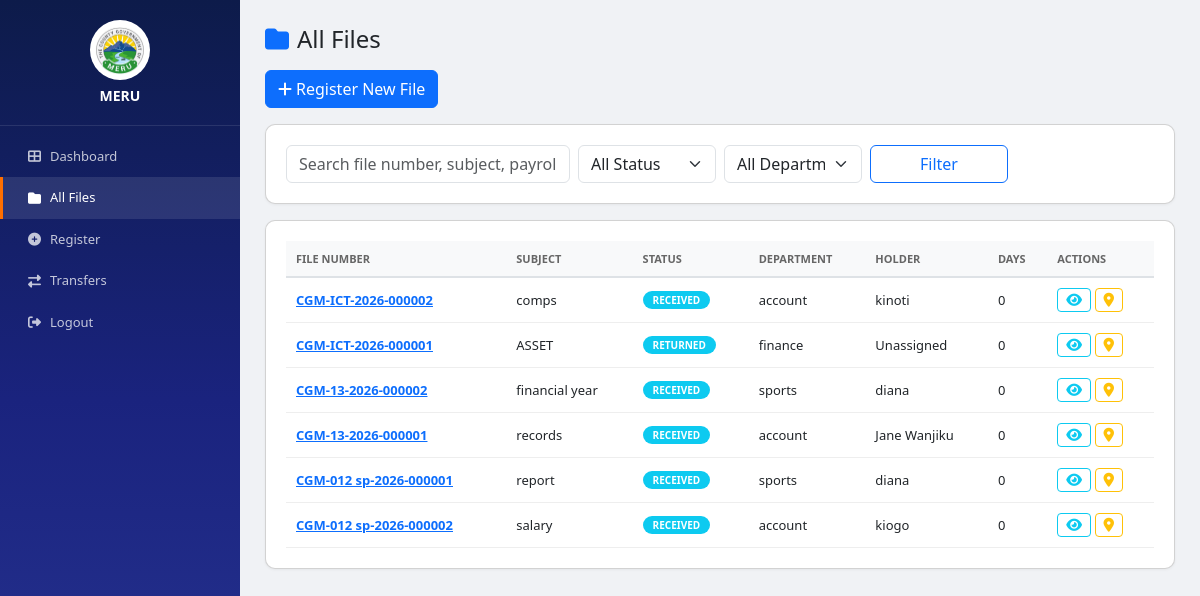
Screenshot of /files/ (signed in) with the database file from the repository.
### apps/registry/models.py (models this page shows, shortened)
class File(models.Model):
    PRIORITY = [('LOW','Low'),('MEDIUM','Medium'),('HIGH','High'),('URGENT','Urgent')]
    STATUS = [('REGISTERED','Registered'),('RECEIVED','Received'),('UNDER_REVIEW','Under Review'),('PENDING_APPROVAL','Pending Approval'),('APPROVED','Approved'),('RETURNED','Returned'),('TRANSFERRED','Transferred'),('COMPLETED','Completed'),('ARCHIVED','Archived')]
    file_number = models.CharField(max_length=30, unique=True, db_index=True)
    subject = models.CharField(max_length=500)
    description = models.TextField(blank=True, null=True)
    category = models.ForeignKey(FileCategory, on_delete=models.SET_NULL, null=True, blank=True)
    department = models.ForeignKey(Department, on_delete=models.CASCADE, related_name='files_owned')
    current_department = models.ForeignKey(Department, on_delete=models.CASCADE, related_name='files_current')
    current_holder = models.ForeignKey(Employee, on_delete=models.SET_NULL, null=True, blank=True, related_name='files_held')
    priority = models.CharField(max_length=10, choices=PRIORITY, default='MEDIUM')
    status = models.CharField(max_length=20, choices=STATUS, default='REGISTERED')
    created_by = models.ForeignKey(Employee, on_delete=models.CASCADE, related_name='files_created')
    date_received = models.DateTimeField(default=timezone.now)
    days_held = models.IntegerField(default=0)
    expected_return_date = models.DateTimeField(null=True, blank=True)
    hold_duration_days = models.IntegerField(default=7)
    is_archived = models.BooleanField(default=False)
    created_at = models.DateTimeField(auto_now_add=True)
    updated_at = models.DateTimeField(auto_now=True)
    class Meta: db_table = 'files'; ordering = ['-created_at']

### apps/accounts/models.py (models this page shows, shortened)
class Department(models.Model):
    code = models.CharField(max_length=10, unique=True)
    name = models.CharField(max_length=100)
    active = models.BooleanField(default=True)
    created_at = models.DateTimeField(auto_now_add=True)
    class Meta: db_table = 'departments'; verbose_name_plural = 'Departments'

class Employee(models.Model):
    payroll = models.CharField(max_length=20, unique=True)
    name = models.CharField(max_length=100)
    designation = models.CharField(max_length=100, blank=True, null=True)
    department = models.ForeignKey(Department, on_delete=models.CASCADE)
    email = models.EmailField(unique=True)
    phone = models.CharField(max_length=20, blank=True, null=True)
    active = models.BooleanField(default=True)
    created_at = models.DateTimeField(auto_now_add=True)
    class Meta: db_table = 'employees'

### crfts/urls.py (the view)
# urls.py: path('files/', file_list, name='files'),
@login_required(login_url='/login/')
def file_list(request):
    q = request.GET.get('q', '').strip()
    status_filter = request.GET.get('status', '')
    dept_filter = request.GET.get('dept', '')
    page = request.GET.get('page', 1)
    if is_admin_user(request.user):
        files = File.objects.filter(is_archived=False)
    else:
        emp = get_emp(request.user)
        files = File.objects.filter(is_archived=False).filter(Q(current_holder=emp) | Q(current_department=emp.department)).distinct()
    files = files.select_related('current_department','current_holder','category')
    if q: files = files.filter(Q(file_number__icontains=q) | Q(subject__icontains=q) | Q(current_holder__payroll__icontains=q) | Q(current_holder__name__icontains=q))
    if status_filter: files = files.filter(status=status_filter)
    if dept_filter: files = files.filter(current_department_id=dept_filter)
    files = files.order_by('-created_at')
    paginator = Paginator(files, 20)
    page_obj = paginator.get_page(page)
    return render(request, 'registry/file_list.html', {
        'files': page_obj, 'q': q, 'status_filter': status_filter,
        'dept_filter': dept_filter, 'departments': Department.objects.filter(active=True),
        'user': request.user, 'notif_count': get_notif_count(request.user)
    })

### crfts/urls.py (called while the page is built)
def get_notif_count(user):
    return Notification.objects.filter(user=user, is_read=False).count()

def is_admin_user(user):
    if not user.is_authenticated: return False
    if user.is_superuser: return True
    if hasattr(user, 'role') and user.role and user.role.code == 'ADMIN': return True
    return False

### templates/registry/file_list.html (shortened to what this page needs)
﻿<!DOCTYPE html><html lang='en'><head><meta charset='UTF-8'><meta name='viewport' content='width=device-width,initial-scale=1'><title>Files - MERU</title>
<link href='https://cdn.jsdelivr.net/npm/bootstrap@5.3.0/dist/css/bootstrap.min.css' rel='stylesheet'>
<link href='https://cdnjs.cloudflare.com/ajax/libs/font-awesome/6.4.0/css/all.min.css' rel='stylesheet'>
</head>
<body><aside class='sidebar'><div class='logo'><img src='/static/images/logo.png' alt='County Logo' style='width:60px;height:60px;border-radius:50%;margin-bottom:8px;background:white;padding:5px' onerror="this.style.display='none'"><h5>MERU</h5></div><nav>
<a href='/'><i class='fas fa-th-large'></i> <span>Dashboard</span></a>
<a href='/files/' class='active'><i class='fas fa-folder'></i> <span>All Files</span></a>
<a href='/register/'><i class='fas fa-plus-circle'></i> <span>Register</span></a>
<a href='/transfers/'><i class='fas fa-exchange-alt'></i> <span>Transfers</span></a>
<a href='/logout/'><i class='fas fa-sign-out-alt'></i> <span>Logout</span></a></nav></aside>
<main class='main'><h4 class='mb-3'><i class='fas fa-folder text-primary me-2'></i>All Files</h4>
<a href='/register/' class='btn btn-primary mb-3'><i class='fas fa-plus me-1'></i>Register New File</a>
<div class='card mb-3'><form class='row g-2'><div class='col-md-4'><input name='q' value='{{ q }}' class='form-control' placeholder='Search file number, subject, payroll...'></div><div class='col-md-2'><select name='status' class='form-select'><option value=''>All Status</option></select></div><div class='col-md-2'><select name='dept' class='form-select'><option value=''>All Departments</option></select></div><div class='col-md-2'><button class='btn btn-outline-primary w-100'>Filter</button></div></form></div>
<div class='card'><table><thead><tr><th>File Number</th><th>Subject</th><th>Status</th><th>Department</th><th>Holder</th><th>Days</th><th>Actions</th></tr></thead><tbody>
{% for f in files %}<tr>
<td><a href='/file/{{ f.id }}/' class='fw-bold text-primary'>{{ f.file_number }}</a></td>
<td>{{ f.subject|truncatechars:60 }}</td>
<td><span class='badge bg-info'>{{ f.status }}</span></td>
<td>{{ f.current_department.name }}</td>
<td>{{ f.current_holder.name|default:'Unassigned' }}</td>
<td>{{ f.days_held }}</td>
<td>
<a href='/file/{{ f.id }}/' class='btn btn-sm btn-outline-info' title='View'><i class='fas fa-eye'></i></a>
<a href='/file/{{ f.id }}/tracking/' class='btn btn-sm btn-outline-warning' title='Track'><i class='fas fa-map-marker-alt'></i></a>
</td>
</tr>
{% empty %}<tr><td colspan='7' class='text-center py-4 text-muted'><i class='fas fa-folder-open me-2'></i>No files found. <a href='/register/'>Register one</a></td></tr>{% endfor %}</tbody></table></div></main></body></html>

### templates/registry/file_list.html (style rules this page uses)
:root { --primary:#1a237e;--sidebar:240px }
* { margin:0;padding:0;box-sizing:border-box }
body { font-family:'Segoe UI',Arial;background:#f0f2f5;display:flex }
.sidebar { width:var(--sidebar);background:linear-gradient(180deg,#0d1b4a,#1a237e,#283593);color:#fff;position:fixed;left:0;top:0;bottom:0;z-index:1000 }
.sidebar .logo { padding:20px;text-align:center;border-bottom:1px solid rgba(255,255,255,.1) }
.sidebar .logo h5 { font-size:14px;font-weight:700;margin:0 }
.sidebar nav { padding:10px 0 }
.sidebar nav a { display:flex;align-items:center;color:rgba(255,255,255,.75);padding:11px 25px;text-decoration:none;font-size:13px;border-left:3px solid transparent }
.sidebar nav a:hover,.sidebar nav a.active { color:#fff;background:rgba(255,255,255,.1);border-left-color:#ff6f00 }
.sidebar nav a i { width:22px }
.main { margin-left:var(--sidebar);flex:1;padding:25px }
.card { background:#fff;border-radius:10px;padding:20px;box-shadow:0 1px 3px rgba(0,0,0,.05);margin-bottom:20px }
table { width:100%;border-collapse:collapse }
th { background:#f8f9fa;padding:10px;font-size:11px;text-transform:uppercase;text-align:left;border-bottom:2px solid #dee2e6;color:#666 }
td { padding:10px;font-size:13px;border-bottom:1px solid #eee }
.badge { padding:4px 10px;border-radius:15px;font-size:10px }

### rows the page displays
File: file_number "CGM-ICT-2026-000002", subject "comps", status "RECEIVED", current_department.name "account", current_holder.name "kinoti", days_held "0"
File: file_number "CGM-ICT-2026-000001", subject "ASSET", status "RETURNED", current_department.name "finance", current_holder.name "Unassigned", days_held "0"
File: file_number "CGM-13-2026-000002", subject "financial year", status "RECEIVED", current_department.name "sports", current_holder.name "diana", days_held "0"
File: file_number "CGM-13-2026-000001", subject "records", status "RECEIVED", current_department.name "account", current_holder.name "Jane Wanjiku", days_held "0"
File: file_number "CGM-012 sp-2026-000001", subject "report", status "RECEIVED", current_department.name "sports", current_holder.name "diana", days_held "0"
File: file_number "CGM-012 sp-2026-000002", subject "salary", status "RECEIVED", current_department.name "account", current_holder.name "kiogo", days_held "0"
